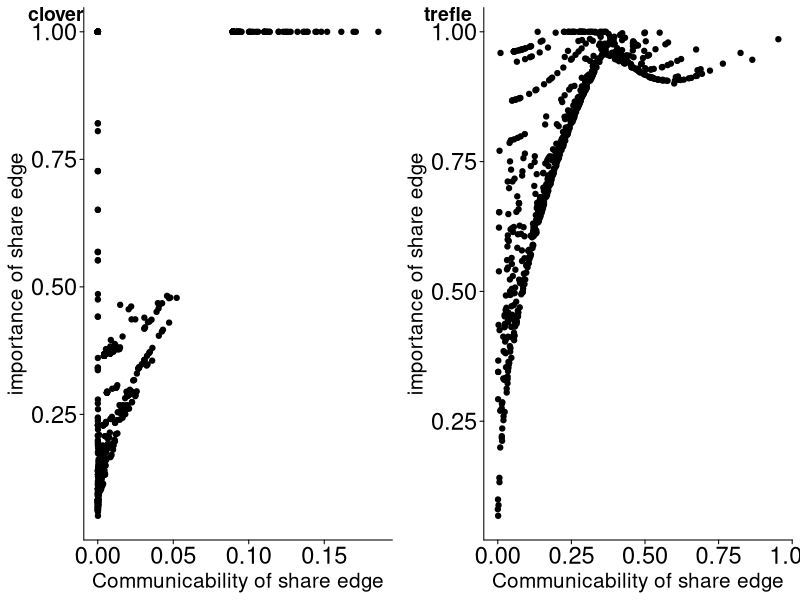

R code for this plot: (Note: this script raises an error after producing the figure.)
## ---- chunk 1
knitr::opts_chunk$set(echo = TRUE)
## ---- chunk 2
setwd("~/Fac/Master_Rennes/stage1/edges")

library(tidyverse)
library(ggpubr)
library(igraph)
library(RColorBrewer)
## ---- chunk 3
main_theme = theme_bw()+
  theme(line = element_blank(), 
        axis.line = element_line(colour = "black"),
        panel.border = element_blank(),
        axis.ticks =  element_line(colour = "black"),
        axis.text.x = element_text(colour = "black", size=17),
        axis.text.y = element_text(colour = "black", size=17),
        legend.title = element_text(colour = "black", size=17),
        legend.text = element_text(colour = "black", size=15),
        axis.title=element_text(size=15))
## ---- chunk 4
importance_df = read.csv("exploratory_output/importance_df.csv",
                         stringsAsFactors = T)
communicability_df = read.csv("output/communicability_df.csv",
                         stringsAsFactors = T)
all_norm_svd = read.csv("exploratory_output/all_norm_svd_subset.csv",
                        stringsAsFactors = T)
communicability_shared_edges_df = read.csv("exploratory_output/communicability_shared_edges_df.csv",
                                           stringsAsFactors = T)
str(importance_df)
str(all_norm_svd)
str(communicability_shared_edges_df)
all_data = importance_df%>%
  left_join(all_norm_svd,by = c("X","virus","host") )%>%
  left_join(communicability_shared_edges_df,by = c("X","virus","host") )
str(all_data)
## ---- chunk 5
clover_G_I = ggplot(all_data)+
  geom_point(aes(G_clover_share, importance_clover))+
  xlab("Communicability of share edge") + ylab("importance of share edge")+
  main_theme
trefle_G_I = ggplot(all_data)+
  geom_point(aes(G_trefle_share, importance_trefle))+
  xlab("Communicability of share edge") + ylab("importance of share edge")+
  main_theme

ggarrange(clover_G_I,trefle_G_I, labels = c("clover","trefle"),ncol = 2)
## ---- chunk 6
grh_clover = graph_from_adjacency_matrix(uni_ntw_clover,mode = "undirected")
max(all_data$G_trefle_share)
edge_color2 = ifelse(all_data$G_clover_share>=0.75, "blue",
              ifelse(all_data$G_clover_share<0.25, brewer.pal(n=9,name ="YlOrRd" )[3],
               ifelse(all_data$G_clover_share<0.5, brewer.pal(n=9,name ="YlOrRd" )[5],
                ifelse(all_data$G_clover_share<0.75, brewer.pal(n=9,name ="YlOrRd" )[6],
                 brewer.pal(n=9,name ="YlOrRd" )[7])
               )))
plot(grh_clover, vertex.size=1,vertex.label=V(grh_clover)$media,
      vertex.label.cex = 2, vertex.label.color="black",edge.width = 8,
     edge.label=round(all_data$G_trefle_share,2),edge.label.cex = 2,
     edge.color = edge_color2)


## ---- chunk 7
head(all_data)
gg_svd_L = ggplot(all_data)+
  geom_point(aes(O_diff_clover_L ,O_diff_trefle_L ))+
  xlab("SVD clover") + ylab("SVD trefle")+
  geom_abline(intercept= 0, slope = 1, "blue")+
  main_theme
gg_svd_R = ggplot(all_data)+
  geom_point(aes(O_diff_clover_R, O_diff_trefle_R))+
  xlab("SVD clover") + ylab("SVD trefle")+
  geom_abline(intercept= 0, slope = 1, "blue")+
  main_theme
gg_G = ggplot(all_data)+
  geom_point(aes( G_clover_share , G_trefle_share ))+
  xlab("communicabilité clover") + ylab("communicabilité trefle")+
  geom_abline(intercept= 0, slope = 1, "blue")+
  main_theme
gg_I = ggplot(all_data)+
  geom_point(aes( importance_clover , importance_trefle))+
  xlab("importance clover") + ylab("importance trefle")+
  geom_abline(intercept= 0, slope = 1, "blue")+
  main_theme
ggarrange(gg_svd_L,gg_svd_R, gg_G, gg_I, labels = c("SVD","SVD","Communicabilité", "Communicabilité diff |G - zeta(G)|"),ncol = 2, nrow = 2)
## ---- chunk 8
head(communicability_df)
ggplot(communicability_df)+
  geom_point(aes(G_pq_trefle_nrmlz, G_pq_zeta_trefle_nrmlz))+
  geom_abline(intercept= 0, slope = 1, col = "blue")+
  main_theme
ggplot(communicability_df)+
  geom_point(aes(G_pq_clover_nrmlz, G_pq_zeta_clover_nrmlz))+
  geom_abline(intercept= 0, slope = 1, col = "blue")+
  main_theme
ggplot(communicability_df)+
  geom_point(aes(importance_clover_nrmlz,importance_trefle_nrmlz ))+
  geom_abline(intercept= 0, slope = 1, col = "blue")+
  main_theme
ggplot(communicability_df)+
  geom_point(aes(f_norm_G_clover_nrmlz,f_norm_G_trefle_nrmlz))+
  geom_abline(intercept= 0, slope = 1, col = "blue")+
  main_theme
ggplot(communicability_df)+
  geom_point(aes(f_norm_G_clover,f_norm_G_trefle))+
  geom_abline(intercept= 0, slope = 1, col = "blue")+
  main_theme
communicability_df[communicability_df$f_norm_G_trefle_nrmlz>0.5,]
## ---- chunk 9
grh_trefle = graph_from_adjacency_matrix(uni_ntw_trefle,mode = "undirected")
sum(uni_ntw_trefle)/2
max(all_data$G_trefle_share)
str(summary(communicability_df$importance_trefle_nrmlz))
temp = 

ID_share_edges = which(paste(as_edgelist(grh_trefle, names=T)[,1],as_edgelist(grh_trefle, names=T)[,2]) %in% paste(as_edgelist(grh_clover, names=T)[,1],as_edgelist(grh_clover, names=T)[,2]))

I_nomr_trfl = communicability_df$importance_trefle_nrmlz
edge_color_share = ifelse(I_nomr_trfl>=max(I_nomr_trfl) - max(I_nomr_trfl)*0.01 , "blue",
              ifelse(communicability_df$importance_trefle_nrmlz==0, brewer.pal(n=9,name ="YlOrRd" )[2],
               ifelse(I_nomr_trfl<max(I_nomr_trfl) - max(I_nomr_trfl)*0.2, brewer.pal(n=9,name ="YlOrRd" )[6],
                ifelse(I_nomr_trfl<max(I_nomr_trfl) - max(I_nomr_trfl)*0.1, brewer.pal(n=9,name ="YlOrRd" )[7],
                 brewer.pal(n=9,name ="YlOrRd" )[9])
               )))
edge_color_trefle = rep("gray80",length(E(grh_trefle)))
edge_color_trefle[ID_share_edges] <- edge_color_share

edge_width_trefle = rep(8,length(E(grh_trefle)))
edge_width_trefle[-ID_share_edges] =NA
layout.auto()
##### Edges value from trefle
lay = layout.auto(grh_clover)
plot(grh_trefle, vertex.size=1,vertex.label=NA,
      vertex.label.cex = 2,edge.width = edge_width_trefle,
     edge.label=NA,edge.label.cex = 2,
     edge.color = edge_color_trefle)
plot(grh_clover, vertex.size=1,vertex.label=NA,
      vertex.label.cex = 2,edge.width = 8,
     edge.label=NA,edge.label.cex = 2,
     edge.color = edge_color_share, layout = lay)
##### Edges value from clover
I_nomr_clvr = communicability_df$importance_clover_nrmlz
edge_color_share2 = ifelse(I_nomr_clvr>=max(I_nomr_trfl) - max(I_nomr_trfl)*0.01 , "blue",
              ifelse(I_nomr_clvr==0, brewer.pal(n=9,name ="YlOrRd" )[2],
               ifelse(I_nomr_clvr<max(I_nomr_trfl) - max(I_nomr_trfl)*0.2, brewer.pal(n=9,name ="YlOrRd" )[6],
                ifelse(I_nomr_clvr<max(I_nomr_trfl) - max(I_nomr_trfl)*0.1, brewer.pal(n=9,name ="YlOrRd" )[7],
                 brewer.pal(n=9,name ="YlOrRd" )[9])
               )))
plot(grh_clover, vertex.size=1,vertex.label=NA,
      vertex.label.cex = 2,edge.width = 8,
     edge.label=NA,edge.label.cex = 2,
     edge.color = edge_color_share2, layout = lay)
